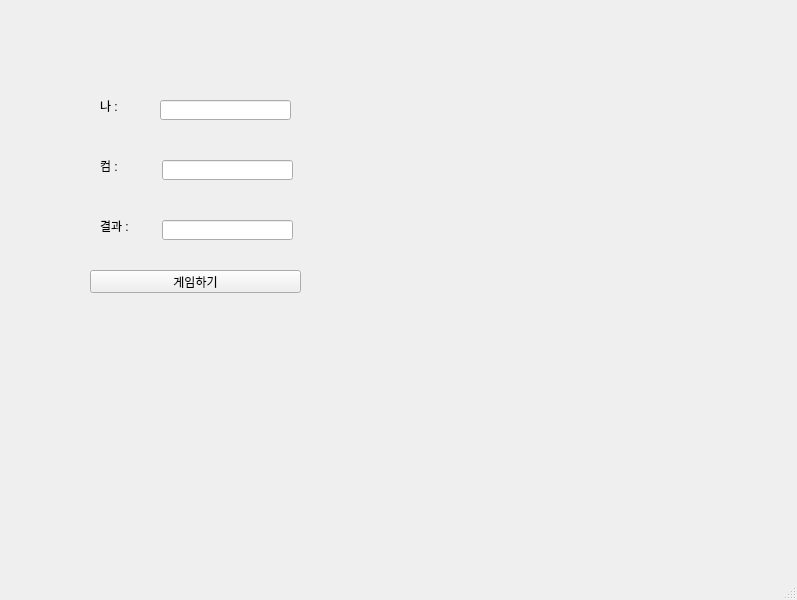
<?xml version="1.0" encoding="UTF-8"?>
<ui version="4.0">
 <class>MainWindow</class>
 <widget class="QMainWindow" name="MainWindow">
  <property name="geometry">
   <rect>
    <x>0</x>
    <y>0</y>
    <width>797</width>
    <height>600</height>
   </rect>
  </property>
  <property name="windowTitle">
   <string>MainWindow</string>
  </property>
  <widget class="QWidget" name="centralwidget">
   <widget class="QLabel" name="lblMine">
    <property name="geometry">
     <rect>
      <x>100</x>
      <y>100</y>
      <width>56</width>
      <height>12</height>
     </rect>
    </property>
    <property name="text">
     <string>나 :</string>
    </property>
   </widget>
   <widget class="QLabel" name="lblCom">
    <property name="geometry">
     <rect>
      <x>100</x>
      <y>160</y>
      <width>56</width>
      <height>12</height>
     </rect>
    </property>
    <property name="text">
     <string>컴 : </string>
    </property>
   </widget>
   <widget class="QLabel" name="lblResult">
    <property name="geometry">
     <rect>
      <x>100</x>
      <y>220</y>
      <width>56</width>
      <height>12</height>
     </rect>
    </property>
    <property name="text">
     <string>결과 :</string>
    </property>
   </widget>
   <widget class="QLineEdit" name="leMine">
    <property name="geometry">
     <rect>
      <x>160</x>
      <y>100</y>
      <width>131</width>
      <height>20</height>
     </rect>
    </property>
   </widget>
   <widget class="QLineEdit" name="leCom">
    <property name="geometry">
     <rect>
      <x>162</x>
      <y>160</y>
      <width>131</width>
      <height>20</height>
     </rect>
    </property>
   </widget>
   <widget class="QLineEdit" name="leResult">
    <property name="geometry">
     <rect>
      <x>162</x>
      <y>220</y>
      <width>131</width>
      <height>20</height>
     </rect>
    </property>
   </widget>
   <widget class="QPushButton" name="pb">
    <property name="geometry">
     <rect>
      <x>90</x>
      <y>270</y>
      <width>211</width>
      <height>23</height>
     </rect>
    </property>
    <property name="text">
     <string>게임하기</string>
    </property>
   </widget>
  </widget>
  <widget class="QMenuBar" name="menubar">
   <property name="geometry">
    <rect>
     <x>0</x>
     <y>0</y>
     <width>797</width>
     <height>21</height>
    </rect>
   </property>
  </widget>
  <widget class="QStatusBar" name="statusbar"/>
 </widget>
 <resources/>
 <connections/>
</ui>
